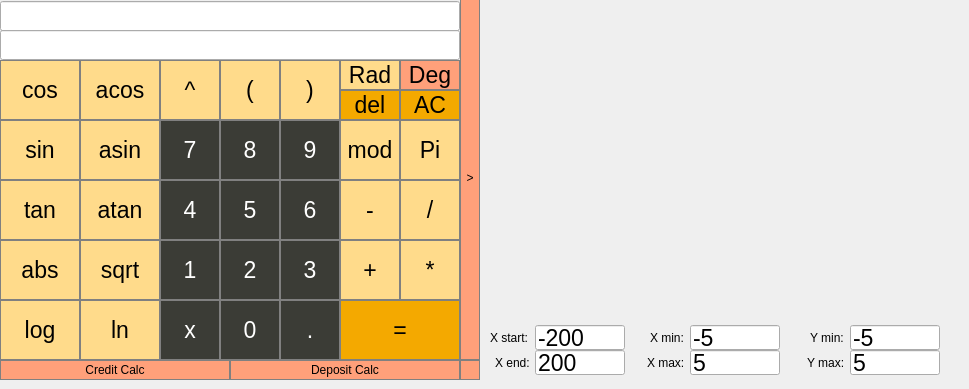
  <widget class="QWidget" name="centralwidget">
   <widget class="QLineEdit" name="input">
    <property name="geometry">
     <rect>
      <x>0</x>
      <y>1</y>
      <width>460</width>
      <height>30</height>
     </rect>
    </property>
    <property name="font">
     <font>
      <pointsize>20</pointsize>
     </font>
    </property>
    <property name="styleSheet">
     <string notr="true">QLineEdit{
	qproperty-alignment: 'AlignVCenter | AlignRight';
	border: 1px solid gray;
}

background-color : gray;
</string>
    </property>
    <property name="readOnly">
     <bool>true</bool>
    </property>
   </widget>
   <widget class="QPushButton" name="cos">
    <property name="geometry">
     <rect>
      <x>0</x>
      <y>60</y>
      <width>80</width>
      <height>60</height>
     </rect>
    </property>
    <property name="baseSize">
     <size>
      <width>0</width>
      <height>0</height>
     </size>
    </property>
    <property name="font">
     <font>
      <pointsize>17</pointsize>
     </font>
    </property>
    <property name="styleSheet">
     <string notr="true">QPushButton {
  background-color: rgb(255, 219, 139);
  color: black; 
  border: 1px solid gray;
}

QPushButton:pressed {
    background-color: qlineargradient(x1: 0, y1: 0, x2: 0, y2: 1,
                                      stop: 0 #FF7832, stop: 1 #FF9739);
}</string>
    </property>
    <property name="text">
     <string>cos</string>
    </property>
   </widget>
   <widget class="QPushButton" name="sin">
    <property name="geometry">
     <rect>
      <x>0</x>
      <y>120</y>
      <width>80</width>
      <height>60</height>
     </rect>
    </property>
    <property name="baseSize">
     <size>
      <width>0</width>
      <height>0</height>
     </size>
    </property>
    <property name="font">
     <font>
      <pointsize>17</pointsize>
     </font>
    </property>
    <property name="styleSheet">
     <string notr="true">QPushButton {
  background-color: rgb(255, 219, 139);
  color: black; 
  border: 1px solid gray;
}

QPushButton:pressed {
    background-color: qlineargradient(x1: 0, y1: 0, x2: 0, y2: 1,
                                      stop: 0 #FF7832, stop: 1 #FF9739);
}</string>
    </property>
    <property name="text">
     <string>sin</string>
    </property>
   </widget>
   <widget class="QPushButton" name="tan">
    <property name="geometry">
     <rect>
      <x>0</x>
      <y>180</y>
      <width>80</width>
      <height>60</height>
     </rect>
    </property>
    <property name="baseSize">
     <size>
      <width>0</width>
      <height>0</height>
     </size>
    </property>
    <property name="font">
     <font>
      <pointsize>17</pointsize>
     </font>
    </property>
    <property name="styleSheet">
     <string notr="true">QPushButton {
  background-color: rgb(255, 219, 139);
  color: black; 
  border: 1px solid gray;
}

QPushButton:pressed {
    background-color: qlineargradient(x1: 0, y1: 0, x2: 0, y2: 1,
                                      stop: 0 #FF7832, stop: 1 #FF9739);
}</string>
    </property>
    <property name="text">
     <string>tan</string>
    </property>
   </widget>
   <widget class="QPushButton" name="sqrt">
    <property name="geometry">
     <rect>
      <x>80</x>
      <y>240</y>
      <width>80</width>
      <height>60</height>
     </rect>
    </property>
    <property name="baseSize">
     <size>
      <width>0</width>
      <height>0</height>
     </size>
    </property>
    <property name="font">
     <font>
      <pointsize>17</pointsize>
     </font>
    </property>
    <property name="styleSheet">
     <string notr="true">QPushButton {
  background-color: rgb(255, 219, 139);
  color: black; 
  border: 1px solid gray;
}

QPushButton:pressed {
    background-color: qlineargradient(x1: 0, y1: 0, x2: 0, y2: 1,
                                      stop: 0 #FF7832, stop: 1 #FF9739);
}</string>
    </property>
    <property name="text">
     <string>sqrt</string>
    </property>
   </widget>
   <widget class="QPushButton" name="ln">
    <property name="geometry">
     <rect>
      <x>80</x>
      <y>300</y>
      <width>80</width>
      <height>60</height>
     </rect>
    </property>
    <property name="baseSize">
     <size>
      <width>0</width>
      <height>0</height>
     </size>
    </property>
    <property name="font">
     <font>
      <pointsize>17</pointsize>
     </font>
    </property>
    <property name="styleSheet">
     <string notr="true">QPushButton {
  background-color: rgb(255, 219, 139);
  color: black; 
  border: 1px solid gray;
}

QPushButton:pressed {
    background-color: qlineargradient(x1: 0, y1: 0, x2: 0, y2: 1,
                                      stop: 0 #FF7832, stop: 1 #FF9739);
}</string>
    </property>
    <property name="text">
     <string>ln</string>
    </property>
   </widget>
   <widget class="QPushButton" name="acos">
    <property name="geometry">
     <rect>
      <x>80</x>
      <y>60</y>
      <width>80</width>
      <height>60</height>
     </rect>
    </property>
    <property name="baseSize">
     <size>
      <width>0</width>
      <height>0</height>
     </size>
    </property>
    <property name="font">
     <font>
      <pointsize>17</pointsize>
     </font>
    </property>
    <property name="styleSheet">
     <string notr="true">QPushButton {
  background-color: rgb(255, 219, 139);
  color: black; 
  border: 1px solid gray;
}

QPushButton:pressed {
    background-color: qlineargradient(x1: 0, y1: 0, x2: 0, y2: 1,
                                      stop: 0 #FF7832, stop: 1 #FF9739);
}</string>
    </property>
    <property name="text">
     <string>acos</string>
    </property>
   </widget>
   <widget class="QPushButton" name="pow">
    <property name="geometry">
     <rect>
      <x>160</x>
      <y>60</y>
      <width>60</width>
      <height>60</height>
     </rect>
    </property>
    <property name="baseSize">
     <size>
      <width>0</width>
      <height>0</height>
     </size>
    </property>
    <property name="font">
     <font>
      <pointsize>17</pointsize>
     </font>
    </property>
    <property name="styleSheet">
     <string notr="true">QPushButton {
  background-color: rgb(255, 219, 139);
  color: black; 
  border: 1px solid gray;
}

QPushButton:pressed {
    background-color: qlineargradient(x1: 0, y1: 0, x2: 0, y2: 1,
                                      stop: 0 #FF7832, stop: 1 #FF9739);
}</string>
    </property>
    <property name="text">
     <string>^</string>
    </property>
   </widget>
   <widget class="QPushButton" name="asin">
    <property name="geometry">
     <rect>
      <x>80</x>
      <y>120</y>
      <width>80</width>
      <height>60</height>
     </rect>
    </property>
    <property name="baseSize">
     <size>
      <width>0</width>
      <height>0</height>
     </size>
    </property>
    <property name="font">
     <font>
      <pointsize>17</pointsize>
     </font>
    </property>
    <property name="styleSheet">
     <string notr="true">QPushButton {
  background-color: rgb(255, 219, 139);
  color: black; 
  border: 1px solid gray;
}

QPushButton:pressed {
    background-color: qlineargradient(x1: 0, y1: 0, x2: 0, y2: 1,
                                      stop: 0 #FF7832, stop: 1 #FF9739);
}</string>
    </property>
    <property name="text">
     <string>asin</string>
    </property>
   </widget>
   <widget class="QPushButton" name="atan">
    <property name="geometry">
     <rect>
      <x>80</x>
      <y>180</y>
      <width>80</width>
      <height>60</height>
     </rect>
    </property>
    <property name="baseSize">
     <size>
      <width>0</width>
      <height>0</height>
     </size>
    </property>
    <property name="font">
     <font>
      <pointsize>17</pointsize>
     </font>
    </property>
    <property name="styleSheet">
     <string notr="true">QPushButton {
  background-color: rgb(255, 219, 139);
  color: black; 
  border: 1px solid gray;
}

QPushButton:pressed {
    background-color: qlineargradient(x1: 0, y1: 0, x2: 0, y2: 1,
                                      stop: 0 #FF7832, stop: 1 #FF9739);
}</string>
    </property>
    <property name="text">
     <string>atan</string>
    </property>
   </widget>
   <widget class="QPushButton" name="log">
    <property name="geometry">
     <rect>
      <x>0</x>
      <y>300</y>
      <width>80</width>
      <height>60</height>
     </rect>
    </property>
    <property name="baseSize">
     <size>
      <width>0</width>
      <height>0</height>
     </size>
    </property>
    <property name="font">
     <font>
      <pointsize>17</pointsize>
     </font>
    </property>
    <property name="styleSheet">
     <string notr="true">QPushButton {
  background-color: rgb(255, 219, 139);
  color: black; 
  border: 1px solid gray;
}

QPushButton:pressed {
    background-color: qlineargradient(x1: 0, y1: 0, x2: 0, y2: 1,
                                      stop: 0 #FF7832, stop: 1 #FF9739);
}</string>
    </property>
    <property name="text">
     <string>log</string>
    </property>
   </widget>
   <widget class="QPushButton" name="mod">
    <property name="geometry">
     <rect>
      <x>340</x>
      <y>120</y>
      <width>60</width>
      <height>60</height>
     </rect>
    </property>
    <property name="font">
     <font>
      <pointsize>17</pointsize>
     </font>
    </property>
    <property name="styleSheet">
     <string notr="true">QPushButton {
  background-color: rgb(255, 219, 139);
  color: black; 
  border: 1px solid gray;
}

QPushButton:pressed {
    background-color: qlineargradient(x1: 0, y1: 0, x2: 0, y2: 1,
                                      stop: 0 #FF7832, stop: 1 #FF9739);
}</string>
    </property>
    <property name="text">
     <string>mod</string>
    </property>
   </widget>
   <widget class="QPushButton" name="num_7">
    <property name="geometry">
     <rect>
      <x>160</x>
      <y>120</y>
      <width>60</width>
      <height>60</height>
     </rect>
    </property>
    <property name="font">
     <font>
      <pointsize>17</pointsize>
     </font>
    </property>
    <property name="styleSheet">
     <string notr="true">QPushButton {
	background-color: rgb(59, 60, 54);
	color: white;
	border: 1px solid gray;
}
QPushButton:pressed {
    background-color: qlineargradient(x1: 0, y1: 0, x2: 0, y2: 1,
                                      stop: 0 #dadbde, stop: 1 #f6f7fa);
}</string>
    </property>
    <property name="text">
     <string>7</string>
    </property>
   </widget>
   <widget class="QPushButton" name="num_4">
    <property name="geometry">
     <rect>
      <x>160</x>
      <y>180</y>
      <width>60</width>
      <height>60</height>
     </rect>
    </property>
    <property name="font">
     <font>
      <pointsize>17</pointsize>
     </font>
    </property>
    <property name="styleSheet">
     <string notr="true">QPushButton {
	background-color: rgb(59, 60, 54);
	color: white;
	border: 1px solid gray;
}

QPushButton:pressed {
    background-color: qlineargradient(x1: 0, y1: 0, x2: 0, y2: 1,
                                      stop: 0 #dadbde, stop: 1 #f6f7fa);
}</string>
    </property>
    <property name="text">
     <string>4</string>
    </property>
   </widget>
   <widget class="QPushButton" name="num_1">
    <property name="geometry">
     <rect>
      <x>160</x>
      <y>240</y>
      <width>60</width>
      <height>60</height>
     </rect>
    </property>
    <property name="font">
     <font>
      <pointsize>17</pointsize>
     </font>
    </property>
    <property name="styleSheet">
     <string notr="true">QPushButton {
	background-color: rgb(59, 60, 54);
	color: white;
	border: 1px solid gray;
}

QPushButton:pressed {
    background-color: qlineargradient(x1: 0, y1: 0, x2: 0, y2: 1,
                                      stop: 0 #dadbde, stop: 1 #f6f7fa);
}</string>
    </property>
    <property name="text">
     <string>1</string>
    </property>
   </widget>
   <widget class="QPushButton" name="num_x">
    <property name="geometry">
     <rect>
      <x>160</x>
      <y>300</y>
      <width>60</width>
      <height>60</height>
     </rect>
    </property>
    <property name="font">
     <font>
      <pointsize>17</pointsize>
     </font>
    </property>
    <property name="styleSheet">
     <string notr="true">QPushButton {
	background-color: rgb(59, 60, 54);
	color: white;
	border: 1px solid gray;
}

QPushButton:pressed {
    background-color: qlineargradient(x1: 0, y1: 0, x2: 0, y2: 1,
                                      stop: 0 #dadbde, stop: 1 #f6f7fa);
}</string>
    </property>
    <property name="text">
     <string>x</string>
    </property>
   </widget>
   <widget class="QPushButton" name="num_2">
    <property name="geometry">
     <rect>
      <x>220</x>
      <y>240</y>
      <width>60</width>
      <height>60</height>
     </rect>
    </property>
    <property name="font">
     <font>
      <pointsize>17</pointsize>
     </font>
    </property>
    <property name="styleSheet">
     <string notr="true">QPushButton {
	background-color: rgb(59, 60, 54);
	color: white;
	border: 1px solid gray;
}

QPushButton:pressed {
    background-color: qlineargradient(x1: 0, y1: 0, x2: 0, y2: 1,
                                      stop: 0 #dadbde, stop: 1 #f6f7fa);
}</string>
    </property>
    <property name="text">
     <string>2</string>
    </property>
   </widget>
   <widget class="QPushButton" name="num_0">
    <property name="geometry">
     <rect>
      <x>220</x>
      <y>300</y>
      <width>60</width>
      <height>60</height>
     </rect>
    </property>
    <property name="font">
     <font>
      <pointsize>17</pointsize>
     </font>
    </property>
    <property name="styleSheet">
     <string notr="true">QPushButton {
	background-color: rgb(59, 60, 54);
	color: white;
	border: 1px solid gray;
}

QPushButton:pressed {
    background-color: qlineargradient(x1: 0, y1: 0, x2: 0, y2: 1,
                                      stop: 0 #dadbde, stop: 1 #f6f7fa);
}</string>
    </property>
    <property name="text">
     <string>0</string>
    </property>
   </widget>
   <widget class="QPushButton" name="leftBracket">
    <property name="geometry">
     <rect>
      <x>220</x>
      <y>60</y>
      <width>60</width>
      <height>60</height>
     </rect>
    </property>
    <property name="font">
     <font>
      <pointsize>17</pointsize>
     </font>
    </property>
    <property name="styleSheet">
     <string notr="true">QPushButton {
  background-color: rgb(255, 219, 139);
  color: black; 
  border: 1px solid gray;
}

QPushButton:pressed {
    background-color: qlineargradient(x1: 0, y1: 0, x2: 0, y2: 1,
                                      stop: 0 #FF7832, stop: 1 #FF9739);
}</string>
    </property>
    <property name="text">
     <string>(</string>
    </property>
   </widget>
   <widget class="QPushButton" name="num_5">
    <property name="geometry">
     <rect>
      <x>220</x>
      <y>180</y>
      <width>60</width>
      <height>60</height>
     </rect>
    </property>
    <property name="font">
     <font>
      <pointsize>17</pointsize>
     </font>
    </property>
    <property name="styleSheet">
     <string notr="true">QPushButton {
	background-color: rgb(59, 60, 54);
	color: white;
	border: 1px solid gray;
}

QPushButton:pressed {
    background-color: qlineargradient(x1: 0, y1: 0, x2: 0, y2: 1,
                                      stop: 0 #dadbde, stop: 1 #f6f7fa);
}</string>
    </property>
    <property name="text">
     <string>5</string>
    </property>
   </widget>
   <widget class="QPushButton" name="num_8">
    <property name="geometry">
     <rect>
      <x>220</x>
      <y>120</y>
      <width>60</width>
      <height>60</height>
     </rect>
    </property>
    <property name="font">
     <font>
      <pointsize>17</pointsize>
     </font>
    </property>
    <property name="styleSheet">
     <string notr="true">QPushButton {
	background-color: rgb(59, 60, 54);
	color: white;
	border: 1px solid gray;
}

QPushButton:pressed {
    background-color: qlineargradient(x1: 0, y1: 0, x2: 0, y2: 1,
                                      stop: 0 #dadbde, stop: 1 #f6f7fa);
}</string>
    </property>
    <property name="text">
     <string>8</string>
    </property>
   </widget>
   <widget class="QPushButton" name="num_3">
    <property name="geometry">
     <rect>
      <x>280</x>
      <y>240</y>
      <width>60</width>
      <height>60</height>
     </rect>
    </property>
    <property name="font">
     <font>
      <pointsize>17</pointsize>
     </font>
    </property>
    <property name="styleSheet">
     <string notr="true">QPushButton {
	background-color: rgb(59, 60, 54);
	color: white;
	border: 1px solid gray;
}

QPushButton:pressed {
    background-color: qlineargradient(x1: 0, y1: 0, x2: 0, y2: 1,
                                      stop: 0 #dadbde, stop: 1 #f6f7fa);
}</string>
    </property>
    <property name="text">
     <string>3</string>
    </property>
   </widget>
   <widget class="QPushButton" name="dot">
    <property name="geometry">
     <rect>
      <x>280</x>
      <y>300</y>
      <width>60</width>
      <height>60</height>
     </rect>
    </property>
    <property name="font">
     <font>
      <pointsize>17</pointsize>
     </font>
    </property>
    <property name="styleSheet">
     <string notr="true">QPushButton {
	background-color: rgb(59, 60, 54);
	color: white;
	border: 1px solid gray;
}

QPushButton:pressed {
    background-color: qlineargradient(x1: 0, y1: 0, x2: 0, y2: 1,
                                      stop: 0 #dadbde, stop: 1 #f6f7fa);
}</string>
    </property>
    <property name="text">
     <string>.</string>
    </property>
   </widget>
   <widget class="QPushButton" name="rightBracket">
    <property name="geometry">
     <rect>
      <x>280</x>
      <y>60</y>
      <width>60</width>
      <height>60</height>
     </rect>
    </property>
    <property name="font">
     <font>
      <pointsize>17</pointsize>
     </font>
    </property>
    <property name="styleSheet">
     <string notr="true">QPushButton {
  background-color: rgb(255, 219, 139);
  color: black; 
  border: 1px solid gray;
}

QPushButton:pressed {
    background-color: qlineargradient(x1: 0, y1: 0, x2: 0, y2: 1,
                                      stop: 0 #FF7832, stop: 1 #FF9739);
}</string>
    </property>
    <property name="text">
     <string>)</string>
    </property>
   </widget>
   <widget class="QPushButton" name="num_6">
    <property name="geometry">
     <rect>
      <x>280</x>
      <y>180</y>
      <width>60</width>
      <height>60</height>
     </rect>
    </property>
    <property name="font">
     <font>
      <pointsize>17</pointsize>
     </font>
    </property>
    <property name="styleSheet">
     <string notr="true">QPushButton {
	background-color: rgb(59, 60, 54);
	color: white;
	border: 1px solid gray;
}

QPushButton:pressed {
    background-color: qlineargradient(x1: 0, y1: 0, x2: 0, y2: 1,
                                      stop: 0 #dadbde, stop: 1 #f6f7fa);
}</string>
    </property>
    <property name="text">
     <string>6</string>
    </property>
   </widget>
   <widget class="QPushButton" name="num_9">
    <property name="geometry">
     <rect>
      <x>280</x>
      <y>120</y>
      <width>60</width>
      <height>60</height>
     </rect>
    </property>
    <property name="font">
     <font>
      <pointsize>17</pointsize>
     </font>
    </property>
    <property name="styleSheet">
     <string notr="true">QPushButton {
	background-color: rgb(59, 60, 54);
	color: white;
	border: 1px solid gray;
}

QPushButton:pressed {
    background-color: qlineargradient(x1: 0, y1: 0, x2: 0, y2: 1,
                                      stop: 0 #dadbde, stop: 1 #f6f7fa);
}</string>
    </property>
    <property name="text">
     <string>9</string>
    </property>
   </widget>
   <widget class="QPushButton" name="add">
    <property name="geometry">
     <rect>
      <x>340</x>
      <y>240</y>
      <width>60</width>
      <height>60</height>
     </rect>
    </property>
    <property name="font">
     <font>
      <pointsize>17</pointsize>
     </font>
    </property>
    <property name="styleSheet">
     <string notr="true">QPushButton {
  background-color: rgb(255, 219, 139);
  color: black; 
  border: 1px solid gray;
}

QPushButton:pressed {
    background-color: qlineargradient(x1: 0, y1: 0, x2: 0, y2: 1,
                                      stop: 0 #FF7832, stop: 1 #FF9739);
}</string>
    </property>
    <property name="text">
     <string>+</string>
    </property>
   </widget>
   <widget class="QPushButton" name="div">
    <property name="geometry">
     <rect>
      <x>400</x>
      <y>180</y>
      <width>60</width>
      <height>60</height>
     </rect>
    </property>
    <property name="font">
     <font>
      <pointsize>17</pointsize>
     </font>
    </property>
    <property name="styleSheet">
     <string notr="true">QPushButton {
  background-color: rgb(255, 219, 139);
  color: black; 
  border: 1px solid gray;
}

QPushButton:pressed {
    background-color: qlineargradient(x1: 0, y1: 0, x2: 0, y2: 1,
                                      stop: 0 #FF7832, stop: 1 #FF9739);
}</string>
    </property>
    <property name="text">
     <string>/</string>
    </property>
   </widget>
   <widget class="QPushButton" name="sub">
    <property name="geometry">
     <rect>
      <x>340</x>
      <y>180</y>
      <width>60</width>
      <height>60</height>
     </rect>
    </property>
    <property name="font">
     <font>
      <pointsize>17</pointsize>
     </font>
    </property>
    <property name="styleSheet">
     <string notr="true">QPushButton {
  background-color: rgb(255, 219, 139);
  color: black; 
  border: 1px solid gray;
}

QPushButton:pressed {
    background-color: qlineargradient(x1: 0, y1: 0, x2: 0, y2: 1,
                                      stop: 0 #FF7832, stop: 1 #FF9739);
}</string>
    </property>
    <property name="text">
     <string>-</string>
    </property>
   </widget>
   <widget class="QPushButton" name="mul">
    <property name="geometry">
     <rect>
      <x>400</x>
      <y>240</y>
      <width>60</width>
      <height>60</height>
     </rect>
    </property>
    <property name="font">
     <font>
      <pointsize>17</pointsize>
     </font>
    </property>
    <property name="styleSheet">
     <string notr="true">QPushButton {
  background-color: rgb(255, 219, 139);
  color: black; 
  border: 1px solid gray;
}

QPushButton:pressed {
    background-color: qlineargradient(x1: 0, y1: 0, x2: 0, y2: 1,
                                      stop: 0 #FF7832, stop: 1 #FF9739);
}</string>
    </property>
    <property name="text">
     <string>*</string>
    </property>
   </widget>
   <widget class="QPushButton" name="delElem">
    <property name="geometry">
     <rect>
      <x>340</x>
      <y>90</y>
      <width>60</width>
      <height>30</height>
     </rect>
    </property>
    <property name="font">
     <font>
      <pointsize>17</pointsize>
     </font>
    </property>
    <property name="styleSheet">
     <string notr="true">QPushButton {
  background-color: rgb(244, 169, 0);
  color: black; 
  border: 1px solid gray;
}

QPushButton:pressed {
    background-color: qlineargradient(x1: 0, y1: 0, x2: 0, y2: 1,
                                      stop: 0 #FF7832, stop: 1 #FF9739);
}</string>
    </property>
    <property name="text">
     <string>del</string>
    </property>
   </widget>
   <widget class="QPushButton" name="delAll">
    <property name="geometry">
     <rect>
      <x>400</x>
      <y>90</y>
      <width>60</width>
      <height>30</height>
     </rect>
    </property>
    <property name="font">
     <font>
      <pointsize>17</pointsize>
     </font>
    </property>
    <property name="styleSheet">
     <string notr="true">QPushButton {
  background-color: rgb(244, 169, 0);
  color: black; 
  border: 1px solid gray;
}

QPushButton:pressed {
    background-color: qlineargradient(x1: 0, y1: 0, x2: 0, y2: 1,
                                      stop: 0 #FF7832, stop: 1 #FF9739);
}</string>
    </property>
    <property name="text">
     <string>AC</string>
    </property>
   </widget>
   <widget class="QPushButton" name="result">
    <property name="geometry">
     <rect>
      <x>340</x>
      <y>300</y>
      <width>120</width>
      <height>60</height>
     </rect>
    </property>
    <property name="baseSize">
     <size>
      <width>0</width>
      <height>0</height>
     </size>
    </property>
    <property name="font">
     <font>
      <pointsize>17</pointsize>
     </font>
    </property>
    <property name="styleSheet">
     <string notr="true">QPushButton {
  background-color: rgb(244, 169, 0);
  color: black; 
  border: 1px solid gray;
}

QPushButton:pressed {
    background-color: qlineargradient(x1: 0, y1: 0, x2: 0, y2: 1,
                                      stop: 0 #FF7832, stop: 1 #FF9739);
}</string>
    </property>
    <property name="text">
     <string>=</string>
    </property>
   </widget>
   <widget class="QPushButton" name="showGraph">
    <property name="geometry">
     <rect>
      <x>460</x>
      <y>-5</y>
      <width>20</width>
      <height>365</height>
     </rect>
    </property>
    <property name="styleSheet">
     <string notr="true">QPushButton {
  background-color: rgb(255, 160, 122);
  color: black; 
  border: 1px solid gray;
}

QPushButton:pressed {
    background-color: qlineargradient(x1: 0, y1: 0, x2: 0, y2: 1,
                                      stop: 0 #FF7832, stop: 1 #FF9739);
}</string>
    </property>
    <property name="text">
     <string>&gt;</string>
    </property>
   </widget>
   <widget class="QPushButton" name="credCalc">
    <property name="geometry">
     <rect>
      <x>0</x>
      <y>360</y>
      <width>230</width>
      <height>20</height>
     </rect>
    </property>
    <property name="styleSheet">
     <string notr="true">QPushButton {
  background-color: rgb(255, 160, 122);
  color: black; 
  border: 1px solid gray;
}

QPushButton:pressed {
    background-color: qlineargradient(x1: 0, y1: 0, x2: 0, y2: 1,
                                      stop: 0 #FF7832, stop: 1 #FF9739);
}</string>
    </property>
    <property name="text">
     <string>Credit Calc</string>
    </property>
   </widget>
   <widget class="QPushButton" name="deposCalc">
    <property name="geometry">
     <rect>
      <x>230</x>
      <y>360</y>
      <width>230</width>
      <height>20</height>
     </rect>
    </property>
    <property name="styleSheet">
     <string notr="true">QPushButton {
  background-color: rgb(255, 160, 122);
  color: black; 
  border: 1px solid gray;
}

QPushButton:pressed {
    background-color: qlineargradient(x1: 0, y1: 0, x2: 0, y2: 1,
                                      stop: 0 #FF7832, stop: 1 #FF9739);
}</string>
    </property>
    <property name="text">
     <string>Deposit Calc</string>
    </property>
   </widget>
   <widget class="QLineEdit" name="xMinCord">
    <property name="geometry">
     <rect>
      <x>690</x>
      <y>325</y>
      <width>90</width>
      <height>25</height>
     </rect>
    </property>
    <property name="font">
     <font>
      <pointsize>17</pointsize>
     </font>
    </property>
    <property name="text">
     <string>-5</string>
    </property>
   </widget>
   <widget class="QLineEdit" name="xMaxCord">
    <property name="geometry">
     <rect>
      <x>690</x>
      <y>350</y>
      <width>90</width>
      <height>25</height>
     </rect>
    </property>
    <property name="font">
     <font>
      <pointsize>17</pointsize>
     </font>
    </property>
    <property name="text">
     <string>5</string>
    </property>
   </widget>
   <widget class="QLineEdit" name="yMinCord">
    <property name="geometry">
     <rect>
      <x>850</x>
      <y>325</y>
      <width>90</width>
      <height>25</height>
     </rect>
    </property>
    <property name="font">
     <font>
      <pointsize>17</pointsize>
     </font>
    </property>
    <property name="text">
     <string>-5</string>
    </property>
   </widget>
   <widget class="QLineEdit" name="yMaxCord">
    <property name="geometry">
     <rect>
      <x>850</x>
      <y>350</y>
      <width>90</width>
      <height>25</height>
     </rect>
    </property>
    <property name="font">
     <font>
      <pointsize>17</pointsize>
     </font>
    </property>
    <property name="text">
     <string>5</string>
    </property>
   </widget>
   <widget class="QPushButton" name="pushButton">
    <property name="geometry">
     <rect>
      <x>460</x>
      <y>360</y>
      <width>20</width>
      <height>20</height>
     </rect>
    </property>
    <property name="styleSheet">
     <string notr="true">QPushButton {
  background-color: rgb(255, 160, 122);
  color: black; 
  border: 1px solid gray;
}

QPushButton:pressed {
    background-color: qlineargradient(x1: 0, y1: 0, x2: 0, y2: 1,
                                      stop: 0 #FF7832, stop: 1 #FF9739);
}</string>
    </property>
    <property name="text">
     <string/>
    </property>
   </widget>
   <widget class="QPushButton" name="num_pi">
    <property name="geometry">
     <rect>
      <x>400</x>
      <y>120</y>
      <width>60</width>
      <height>60</height>
     </rect>
    </property>
    <property name="font">
     <font>
      <pointsize>17</pointsize>
     </font>
    </property>
    <property name="styleSheet">
     <string notr="true">QPushButton {
  background-color: rgb(255, 219, 139);
  color: black; 
  border: 1px solid gray;
}

QPushButton:pressed {
    background-color: qlineargradient(x1: 0, y1: 0, x2: 0, y2: 1,
                                      stop: 0 #FF7832, stop: 1 #FF9739);
}</string>
    </property>
    <property name="text">
     <string>Pi</string>
    </property>
   </widget>
   <widget class="QPushButton" name="abs">
    <property name="geometry">
     <rect>
      <x>0</x>
      <y>240</y>
      <width>80</width>
      <height>60</height>
     </rect>
    </property>
    <property name="font">
     <font>
      <pointsize>17</pointsize>
     </font>
    </property>
    <property name="styleSheet">
     <string notr="true">QPushButton {
  background-color: rgb(255, 219, 139);
  color: black; 
  border: 1px solid gray;
}

QPushButton:pressed {
    background-color: qlineargradient(x1: 0, y1: 0, x2: 0, y2: 1,
                                      stop: 0 #FF7832, stop: 1 #FF9739);
}</string>
    </property>
    <property name="text">
     <string>abs</string>
    </property>
   </widget>
   <widget class="QLineEdit" name="xStart">
    <property name="geometry">
     <rect>
      <x>535</x>
      <y>325</y>
      <width>90</width>
      <height>25</height>
     </rect>
    </property>
    <property name="font">
     <font>
      <pointsize>17</pointsize>
     </font>
    </property>
    <property name="text">
     <string>-200</string>
    </property>
   </widget>
   <widget class="QLineEdit" name="xEnd">
    <property name="geometry">
     <rect>
      <x>535</x>
      <y>350</y>
      <width>90</width>
      <height>25</height>
     </rect>
    </property>
    <property name="font">
     <font>
      <pointsize>17</pointsize>
     </font>
    </property>
    <property name="text">
     <string>200</string>
    </property>
   </widget>
   <widget class="QLabel" name="label">
    <property name="geometry">
     <rect>
      <x>810</x>
      <y>325</y>
      <width>40</width>
      <height>25</height>
     </rect>
    </property>
    <property name="styleSheet">
     <string notr="true">QLabel {
color: black;
}</string>
    </property>
    <property name="text">
     <string>Y min:</string>
    </property>
   </widget>
   <widget class="QLabel" name="label_2">
    <property name="geometry">
     <rect>
      <x>807</x>
      <y>350</y>
      <width>45</width>
      <height>25</height>
     </rect>
    </property>
    <property name="styleSheet">
     <string notr="true">QLabel {
color: black;
}</string>
    </property>
    <property name="text">
     <string>Y max:</string>
    </property>
   </widget>
   <widget class="QLabel" name="label_3">
    <property name="geometry">
     <rect>
      <x>650</x>
      <y>325</y>
      <width>40</width>
      <height>25</height>
     </rect>
    </property>
    <property name="styleSheet">
     <string notr="true">QLabel {
color: black;
}</string>
    </property>
    <property name="text">
     <string>X min:</string>
    </property>
   </widget>
   <widget class="QLabel" name="label_4">
    <property name="geometry">
     <rect>
      <x>647</x>
      <y>350</y>
      <width>45</width>
      <height>25</height>
     </rect>
    </property>
    <property name="styleSheet">
     <string notr="true">QLabel {
color: black;
}</string>
    </property>
    <property name="text">
     <string>X max:</string>
    </property>
   </widget>
   <widget class="QLabel" name="label_5">
    <property name="geometry">
     <rect>
      <x>490</x>
      <y>325</y>
      <width>45</width>
      <height>25</height>
     </rect>
    </property>
    <property name="styleSheet">
     <string notr="true">QLabel {
color: black;
}</string>
    </property>
    <property name="text">
     <string>X start:</string>
    </property>
   </widget>
   <widget class="QLabel" name="label_6">
    <property name="geometry">
     <rect>
      <x>495</x>
      <y>350</y>
      <width>40</width>
      <height>25</height>
     </rect>
    </property>
    <property name="styleSheet">
     <string notr="true">QLabel {
color: black;
}</string>
    </property>
    <property name="text">
     <string>X end:</string>
    </property>
   </widget>
   <widget class="QPushButton" name="rad">
    <property name="geometry">
     <rect>
      <x>340</x>
      <y>60</y>
      <width>60</width>
      <height>30</height>
     </rect>
    </property>
    <property name="font">
     <font>
      <pointsize>17</pointsize>
     </font>
    </property>
    <property name="styleSheet">
     <string notr="true">QPushButton {
  background-color: rgb(255, 219, 139);
  color: black; 
  border: 1px solid gray;
}</string>
    </property>
    <property name="text">
     <string>Rad</string>
    </property>
   </widget>
   <widget class="QPushButton" name="deg">
    <property name="geometry">
     <rect>
      <x>400</x>
      <y>60</y>
      <width>60</width>
      <height>30</height>
     </rect>
    </property>
    <property name="font">
     <font>
      <pointsize>17</pointsize>
     </font>
    </property>
    <property name="styleSheet">
     <string notr="true">QPushButton {
  background-color: rgb(255, 160, 122);
  color: black; 
  border: 1px solid gray;
}</string>
    </property>
    <property name="text">
     <string>Deg</string>
    </property>
   </widget>
   <widget class="QLineEdit" name="output">
    <property name="geometry">
     <rect>
      <x>0</x>
      <y>30</y>
      <width>460</width>
      <height>30</height>
     </rect>
    </property>
    <property name="font">
     <font>
      <pointsize>20</pointsize>
     </font>
    </property>
    <property name="styleSheet">
     <string notr="true">QLineEdit{
	qproperty-alignment: 'AlignVCenter | AlignRight';
	border: 1px solid gray;
}

background-color : gray;
</string>
    </property>
    <property name="readOnly">
     <bool>true</bool>
    </property>
   </widget>
   <widget class="QCustomPlot" name="Graph" native="true">
    <property name="geometry">
     <rect>
      <x>480</x>
      <y>0</y>
      <width>480</width>
      <height>310</height>
     </rect>
    </property>
   </widget>
  </widget>
